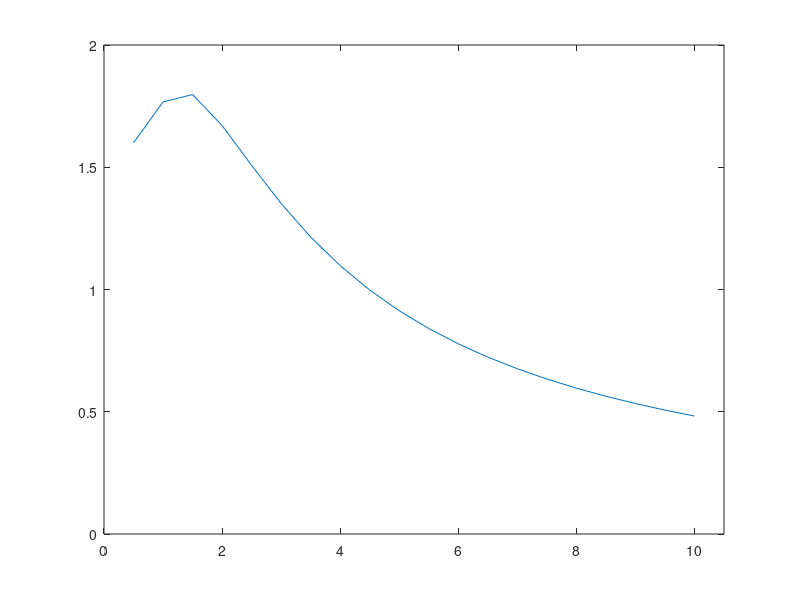

Here is the MATLAB script that generated this plot:
clear all, close all, clc

%% Initial values

d = 20; %length or diameter
P = 70; %power  -- (Target value)
U0 = 10; %wind speed
B = 3; %number of blades 
rho = 1.2;

maxTSR = 6;  %tip speed ratio
TSR = zeros(1,20);
psy = zeros(1,20);
Ftip = zeros(1,20);
% Vp = zeros(1,20);
Vr = zeros(1,20);
theta = zeros(1,20);
dr = 0.5;

%% Airfoil parameters

AoA = 5.25;
Cl = 1.0518;
Cd = 0.00813;

x = 20; %number of blade elements

%% INDUCTION FACTORS

a = 1/3*ones(1,20);
b = zeros(1,20);

tic

while true
    
    
    for n = 1:20
    
        TSR(n) = maxTSR*(n/2)/(d/2); %Local Tip speed ratio -- *
        psy(n) = atan((1-a(n))/((1+b(n))*TSR(n))); %Inflow angle -- 
%         psy(n) = (2/3) * atan ( 1/TSR(n) );
        theta(n) = (psy(n) - AoA*pi/180)*180/pi; %twist angle
 
        Ftip(n) = real((2/pi)*acos(exp(-1*((B*(d-(n/2)))/(2*d*sin(psy(n))))))); %Tip loss factor -- *
        
        RPM = TSR(20)*60*U0/(pi*d); %RPM of turbine
        Vang = 2*pi*RPM/60; %angular velocity
%         Vp = [3 6 9 12 15 18 21 24 27 30 33 36 39 42 45 48 51 54 57 60];
        Vp(n) = Vang*(n/2); %peripheral velocity
        Vr(n) = sqrt(U0^2 + Vp(n)^2); %resultant velocity
        
        Copt4(n) = ((8*pi*(n/2))/(B*Cl))* (1-cos(psy(n))); %Optimized linearization *

        solidity(n) = (B*Copt4(n))/(2*pi*(n/2)); % *
        
        Cn(n) = Cl*cos(psy(n)) + Cd*sin(psy(n));
        Ct(n) = Cl*sin(psy(n)) - Cd*cos(psy(n));
        
        a_new1(n) = 1/(1+(4*(sin(psy(n)))^2)/(solidity(n)*Cn(n)));
        b_new1(n) = real(1/((4*Ftip(n)*(sin(psy(n))*cos(psy(n)))/(solidity(n)*Ct(n)))-1));
        
        dr = dr + 0.5;

       
    end
    
 
    
        if (abs(a_new1(1)-a(1)) < 0.0001) && (abs(a_new1(2)-a(2)) < 0.0001) && (abs(a_new1(3)-a(3)) < 0.0001) && (abs(a_new1(4)-a(4)) < 0.0001) && (abs(a_new1(5)-a(5)) < 0.0001) && (abs(a_new1(6)-a(6)) < 0.0001) && (abs(a_new1(7)-a(7)) < 0.0001) && (abs(a_new1(8)-a(8)) < 0.0001) && (abs(a_new1(9)-a(9)) < 0.0001) && (abs(a_new1(10)-a(10)) < 0.0001) && (abs(a_new1(11)-a(11)) < 0.0001) && (abs(a_new1(12)-a(12)) < 0.0001) && (abs(a_new1(13)-a(13)) < 0.0001) && (abs(a_new1(14)-a(14)) < 0.0001) && (abs(a_new1(15)-a(15)) < 0.0001) && (abs(a_new1(16)-a(16)) < 0.0001) && (abs(a_new1(17)-a(17)) < 0.0001) && (abs(a_new1(18)-a(18)) < 0.0001) && (abs(a_new1(19)-a(19)) < 0.0001) && (abs(a_new1(20)-a(20)) < 0.0001) && (abs(b_new1(1)-b(1)) < 0.0001) && (abs(b_new1(2)-b(2)) < 0.0001) && (abs(b_new1(3)-b(3)) < 0.0001) && (abs(b_new1(4)-b(4)) < 0.0001) && (abs(b_new1(5)-b(5)) < 0.0001) && (abs(b_new1(6)-b(6)) < 0.0001) && (abs(b_new1(7)-b(7)) < 0.0001) && (abs(b_new1(8)-b(8)) < 0.0001) && (abs(b_new1(9)-b(9)) < 0.0001) && (abs(b_new1(10)-b(10)) < 0.0001) && (abs(b_new1(11)-b(11)) < 0.0001) && (abs(b_new1(12)-b(12)) < 0.0001) && (abs(b_new1(13)-b(13)) < 0.0001) && (abs(b_new1(14)-b(14)) < 0.0001) && (abs(b_new1(15)-b(15)) < 0.0001) && (abs(b_new1(16)-b(16)) < 0.0001) && (abs(b_new1(17)-b(17)) < 0.0001) && (abs(b_new1(18)-b(18)) < 0.0001) && (abs(b_new1(19)-b(19)) < 0.0001) && (abs(b_new1(20)-b(20)) < 0.0001)  
         break;
        end
        
        y = abs(a_new1(1)-a(1));
        z = abs(b_new1(1)-b(1));
        
        for n = 1:20
            a(n) = a_new1(n);
            b(n) = b_new1(n);
        end

end


%% Torque and Thrust

for n = 1:20 
    
     dr = 263;
     dM(n) = (1/2)*rho*Vr(n)*B*(Cl*sin(psy(n))- Cd*cos(psy(n)))*Copt4(n)*(n/2)*dr; % From genetic algorithm paper
     M = sum(dM(n)); % Torque
 
     P = M*Vang; % Power
     Cp = P / ((1/2)*rho*pi*((d/2)^2)*(U0^3)); %% coefficient of power
 
 end

 Copt4(1) = 1.6;
 rad = 0.5:0.5:10;
 plot(rad,Copt4)
 axis([0 10.5 0 2])
 
 
 toc


% for n = 1:20 
% 
%     dM(n) = (1/2)*rho*Vr(n)*B*(Cl*sin(psy(n))- Cd*cos(psy(n)))*Copt4(n)*(n/2)*dr; %genetic algorithm
%     M = sum(dM(n)); % Torque
% 
%     P = M*Vang; % Power
%     Cp = P / ((1/2)*rho*pi*((d/2)^2)*(U0^3)); %% coefficient of power
% 
% end
% 
% rad = 0.5:0.5:10;
% plot(rad,Copt4)
% 
% 
% toc